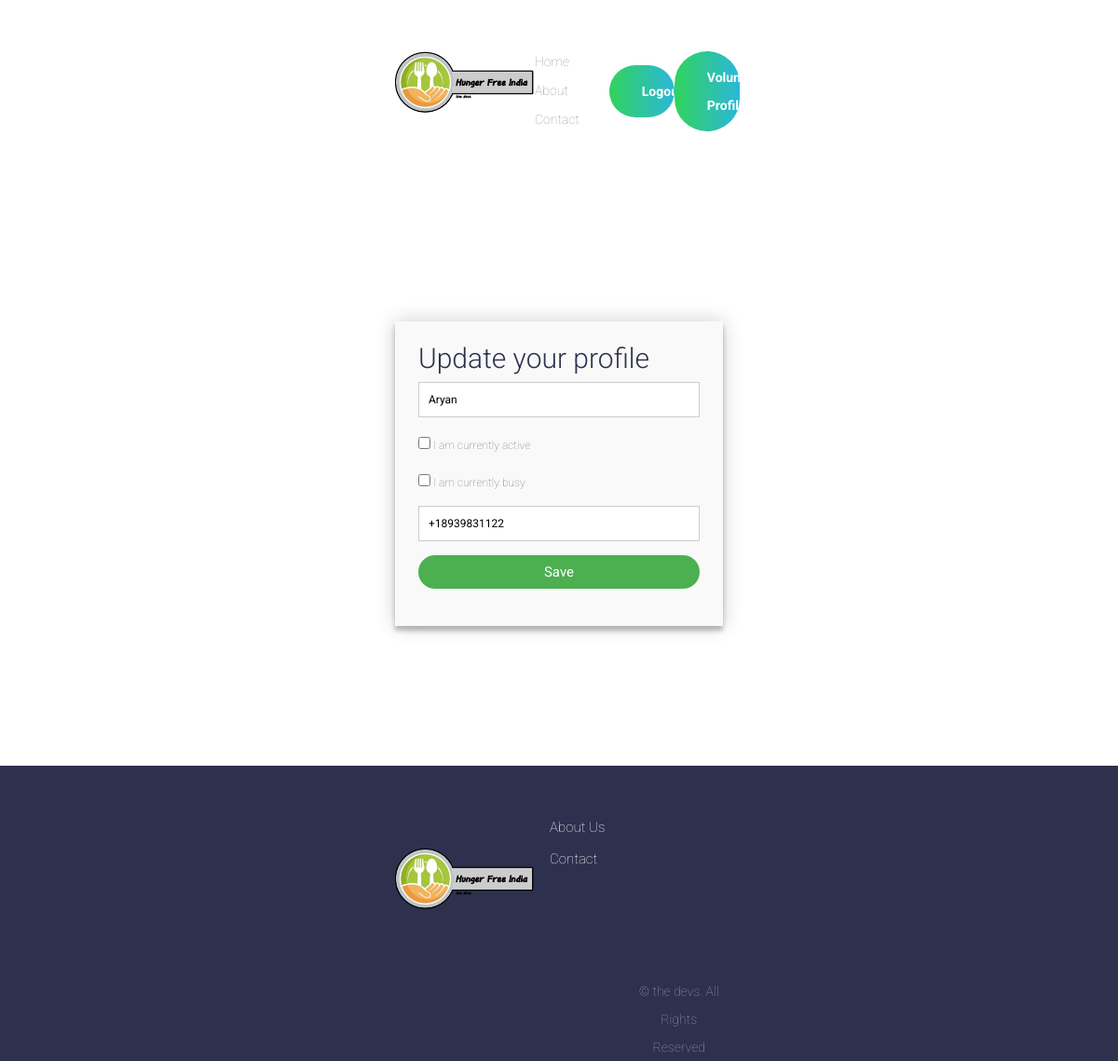
/update-volunteer/ (signed in), run on an earlier commit of the app's database.
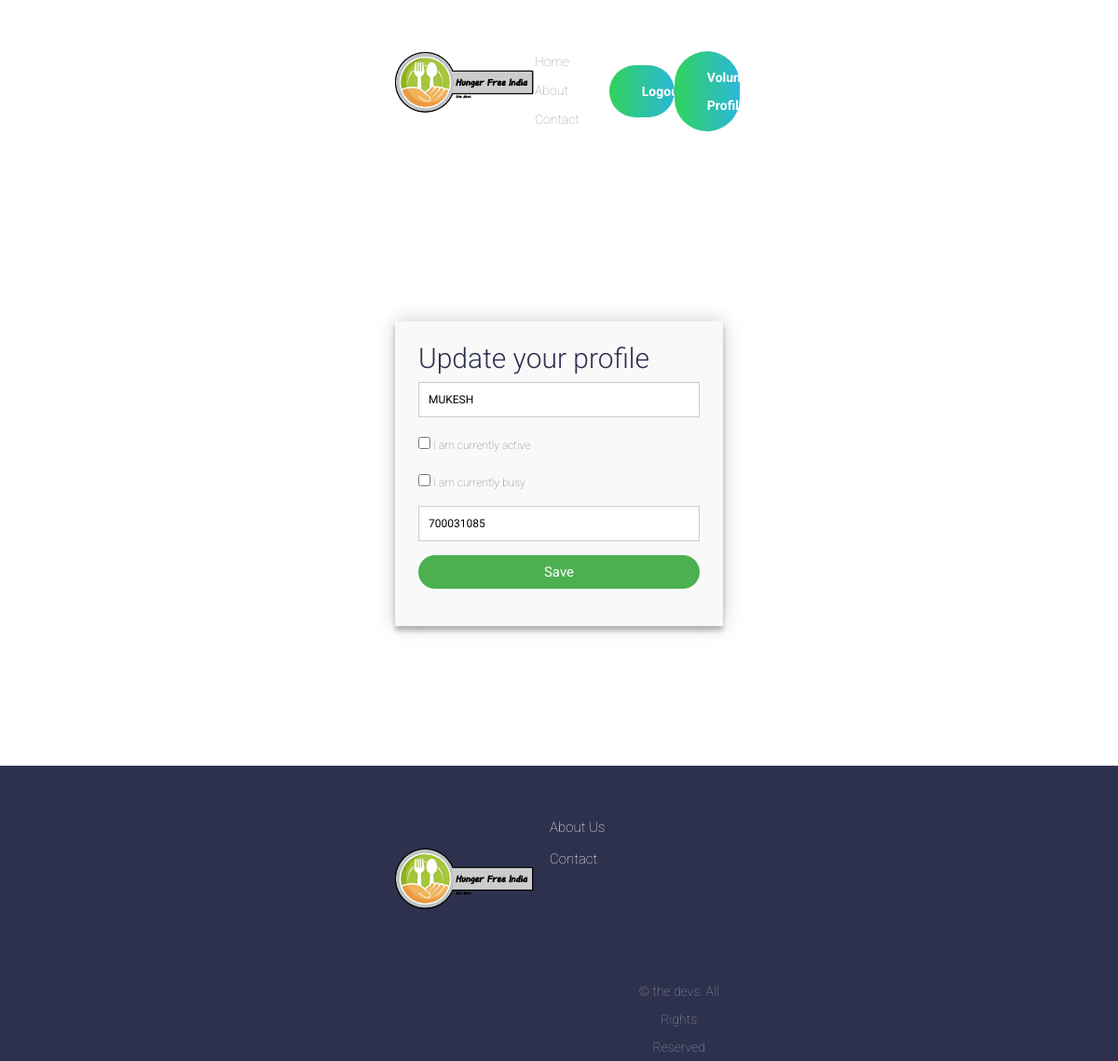
And on a later commit of the database.
### home/models.py (models this page shows, shortened)
class Volunteer(models.Model):
    name = models.CharField(max_length=100, blank=False, null=False)
    phone_no = PhoneField(unique=True, blank=False, null=False)
    district = models.CharField(max_length=100, choices=district_choices, blank=False, null=False)
    is_active = models.BooleanField(default=True)
    volunteered_by = models.OneToOneField(User, on_delete=models.CASCADE)
    joined_at = models.DateTimeField(auto_now_add=True)
    class Meta:
        verbose_name_plural = 'Volunteer'
        ordering = ['-joined_at']

### home/views.py (the view, shortened to what this page needs)
# urls.py: path('update-volunteer/',views.update_volunteer,name='update_volunteer')
@login_required
def update_volunteer(request):
    volunteer_update=Volunteer.objects.get(id=request.user.volunteer.id)
    volunteer_update = get_object_or_404(Volunteer, id=request.user.volunteer.id)  # Updated to use get_object_or_404
    return render(request,'index/update-volunteer.html',{'volunteer_update':volunteer_update})

### home/templates/index/update-volunteer.html (shortened to what this page needs)
{% extends "base.html" %}
{% load static %}
{% block script %}<link rel="stylesheet" href="{% static 'style/become-volunteer.css' %}"> {% endblock script %}
{% block body %}
<div class="container">
    <form id="contact" method="post">
        <h3>Update your profile </h3>
        <fieldset>
            <input  type="text" name="name" value="{{volunteer_update.name}}" tabindex="1" readonly required>
        </fieldset>
        <fieldset>
            <input type="checkbox"  name="is_active" value="True">
            <label for="active">I am currently active</label><br>
        </fieldset>
        <fieldset>
            <input type="checkbox"  name="is_active" value="False">
            <label for="active">I am currently busy</label><br>
        </fieldset>
        <fieldset>
            <input placeholder="Your Phone Number" value="{{volunteer_update.phone_no}}" type="tel" name="phone_no" tabindex="3" required>
        </fieldset>
        <fieldset>
            <button name="submit" type="submit" id="contact-submit" data-submit="...Sending">Save</button>
        </fieldset>
    </form>
</div>
{% endblock body %}

What changed in the data, as far as the page shows it:
removed Volunteer: name "Aryan", phone_no "+18939831122"
added Volunteer: name "MUKESH", phone_no "700031085"
